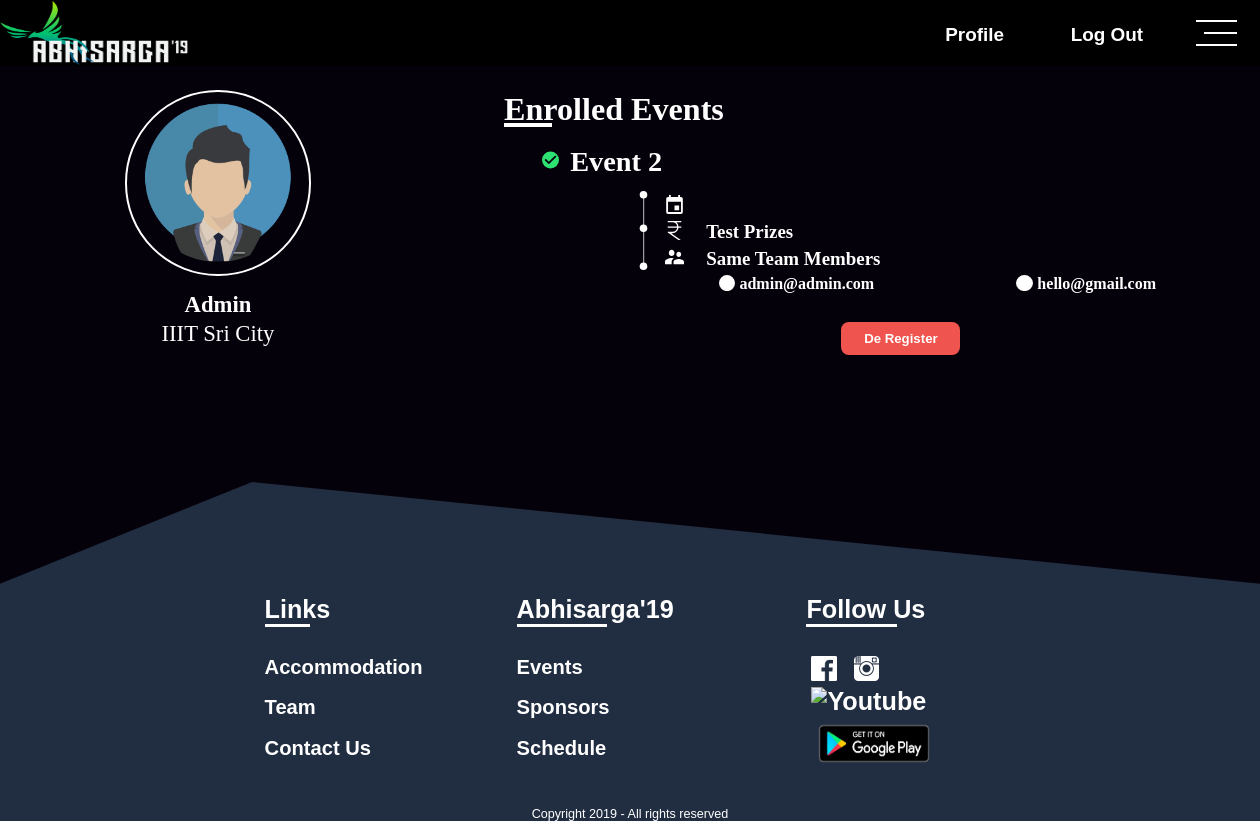
Before: /profile/ (signed in) with the older database file.
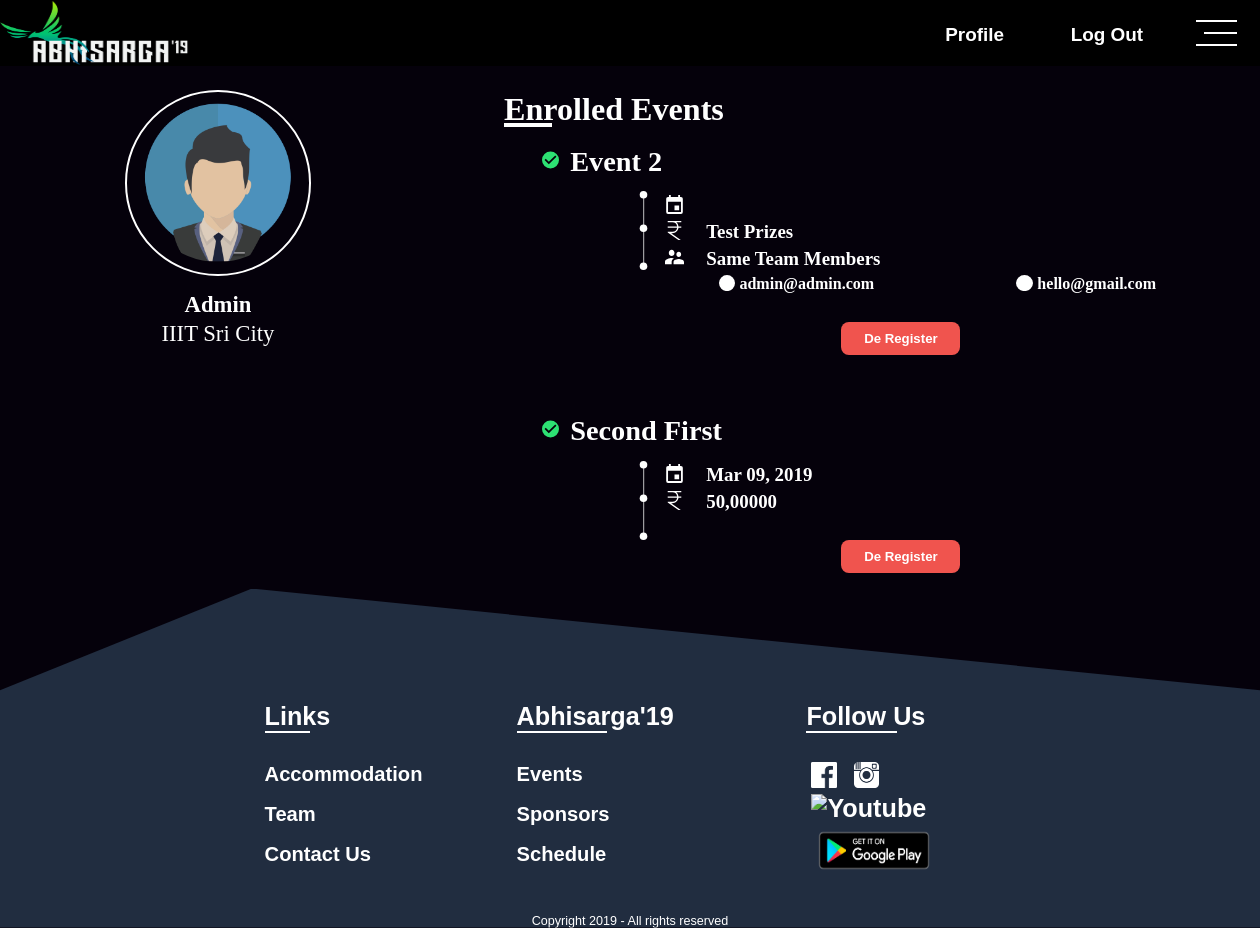
After: the same page with the newer database file.
### Event/models.py (models this page shows, shortened)
class Event(models.Model):
	event_category = models.ForeignKey(EventCategory, on_delete=models.CASCADE, related_name="event_category")
	name = models.CharField(max_length=200, null=True, blank=True)
	logo = models.ImageField(upload_to=get_event_photo_path, null=True, blank=True)
	registration_from = models.DateTimeField(null=True, blank=True)
	registration_to = models.DateTimeField(null=True, blank=True)
	event_from = models.DateTimeField(null=True, blank=True)
	event_to = models.DateTimeField(null=True, blank=True)
	participant_limit = models.IntegerField(default=0)
	participant_count = models.IntegerField(default=0)
	description = models.TextField()
	rules = models.TextField()
	prize = models.TextField()
	brochure = models.FileField(upload_to=get_event_photo_path, null=True, blank=True)
	organisers = models.ManyToManyField(settings.AUTH_USER_MODEL, related_name="organising_events")
	web_priority = models.IntegerField(default=0)
	app_priority = models.IntegerField(default=0)
	registration_closed = models.BooleanField(default=False)
	team_event = models.BooleanField(default=False)
	img_1 = models.FileField(upload_to=get_event_photo_path, null=True, blank=True)
	img_2 = models.FileField(upload_to=get_event_photo_path, null=True, blank=True)
	img_3 = models.FileField(upload_to=get_event_photo_path, null=True, blank=True)
	img_4 = models.FileField(upload_to=get_event_photo_path, null=True, blank=True)
	qr_code_string = models.CharField(max_length=100, null=True, blank=True)

class Team(models.Model):
	team_name = models.CharField(max_length=50, null=True, blank=True)
	event = models.ForeignKey(Event, on_delete=models.CASCADE, related_name="participating_events")
	leader = models.ForeignKey(settings.AUTH_USER_MODEL, on_delete=models.CASCADE, related_name="team_leader_of")
	present_for_event = models.BooleanField(default=False)

class Member(models.Model):
	team = models.ForeignKey(Team, on_delete=models.CASCADE, related_name="belong_to_team")
	name = models.CharField(max_length=100, null=True, blank=True)
	email = models.CharField(max_length=100, null=True, blank=True)
	mobile_no = models.CharField(max_length=20, null=True, blank=True)

### UserAuth/models.py (models this page shows, shortened)
class User(AbstractUser):
	mobile_no = models.CharField(max_length=15, null=True, blank=True)
	college_name = models.CharField(max_length=100, null=True, blank=True)
	description = models.CharField(max_length=150, null=True, blank=True)
	profile_pic = models.ImageField(upload_to=get_image_upload_path, null=True, blank=True)
	activation_link = models.CharField(max_length=200, null=True, blank=True)
	is_verified = models.BooleanField(default=False)
	device_token = models.CharField(max_length=200, null=True, blank=True)

### UserAuth/views.py (the view)
# urls.py: url(r'^profile/$', Profile, name='profile'),
@login_required(login_url=settings.LOGIN_REDIRECT_URL)
def Profile(request):
	profile_page = 'UserAuth/profile.html'
	if request.method=='GET':
		try:
			participated_events = Team.objects.filter(leader__username=request.user.username)
			part = list()
			for obj in participated_events:
				part.append({"event":obj.event, "team":{"leader": obj,"members": obj.belong_to_team.all()}})
			participated_events = Member.objects.filter(email=request.user.email)
			for obj in participated_events:
				part.append({"event":obj.team.event, "team":{"leader": obj.team,"members": obj.team.belong_to_team.all()}})
		except Exception as e:
			pass
		return render(request, profile_page, {"participated_events":part})

### UserAuth/templates/UserAuth/profile.html (shortened to what this page needs)
{% extends 'UserAuth/index.html' %}
{% load staticfiles %}
{% block link %}
<link rel="stylesheet" type="text/css" href="{% static 'assets/css/profile.css' %}">
<link rel="stylesheet" type="text/css" href="{% static 'assets/css/common.css' %}">
{% endblock %}
{% block content %}
<div id="bar">
	<a href="{% url 'UserAuth:home' %}"><img src="{% static 'assets/img/default-logo.png' %}" alt="Abhisarga 2K19" id="bar-logo"></a>
	<div id="menu" onclick="menuopen()">
		<div></div>
		<div></div>
		<div></div>
	</div>
	{% if request.user.is_authenticated %}
	<div id="login">
		<a href="{% url 'UserAuth:logout' %}">Log Out</a>
	</div>
	<div id="register">
		<a href="{% url 'UserAuth:profile' %}">Profile</a>
	</div>
	{% endif %}
</div>
<div id="profile-content">
	<div id="account">
	<div id="profile-image">
		{% if request.user.profile_pic %}
	  	<img src="{{ request.user.profile.url }}" alt="">
		{% else %}
		<img src="{% static 'assets/img/default-male.png' %}" alt="">
		{% endif %}
	</div>
	<div id="profile-name">
	  {% if request.user.first_name %}
	  	{{ request.user.first_name }}
	  {% endif %}
	</div>
	<div id="profile-college">
	  {% if request.user.college_name %}
	  {{ request.user.college_name }}
	  {% endif %}
	</div>
	</div>
	<div id="reg-events">
	<h1>Enrolled Events</h1>
	<ul>
		{% for object in participated_events %}
		  <li>
		    <div class="single-reg-event">
		      <h1><img src="{% static 'assets/img/svg/check.svg' %}" alt="">{{ object.event.name }}</h1>
		      <img src="{% static 'assets/img/svg/dotline.svg' %}">
		      <span><img src="{% static 'assets/img/svg/calender.svg' %}" alt="">{{ object.event.event_from|date:"M d, Y" }}</span>
		      <span><img src="{% static 'assets/img/svg/rupee.svg' %}" alt="">{{ object.event.prize }}</span>
		      {% if object.event.team_event %}
		      <span><img src="{% static 'assets/img/svg/group.svg' %}" alt="">{{ object.team.leader.team_name }} Members</span>
		      <ul>
		      	<li><img src="{% static 'assets/img/svg/circlebullet.svg' %}" alt="">{{object.team.leader.leader.email}}</li>
		      	{% for member in object.team.members %}
		        <li><img src="{% static 'assets/img/svg/circlebullet.svg' %}" alt="">{{member.email}}</li>
		       	{% endfor %}
		       </ul>
		      {% endif %}
		      <button class="deregister" onclick="deregister_event('{{object.event.id}}')">De Register</button>
		    </div>
		  </li>
		  <br>
	  	{% endfor %}
	</ul>
	</div>
</div>
{% endblock %}

Changed rows visible on the page:
now on this page (row edited): Event: event.name "Second First", event.event_from "Mar 09, 2019", event.prize "50,00000"
